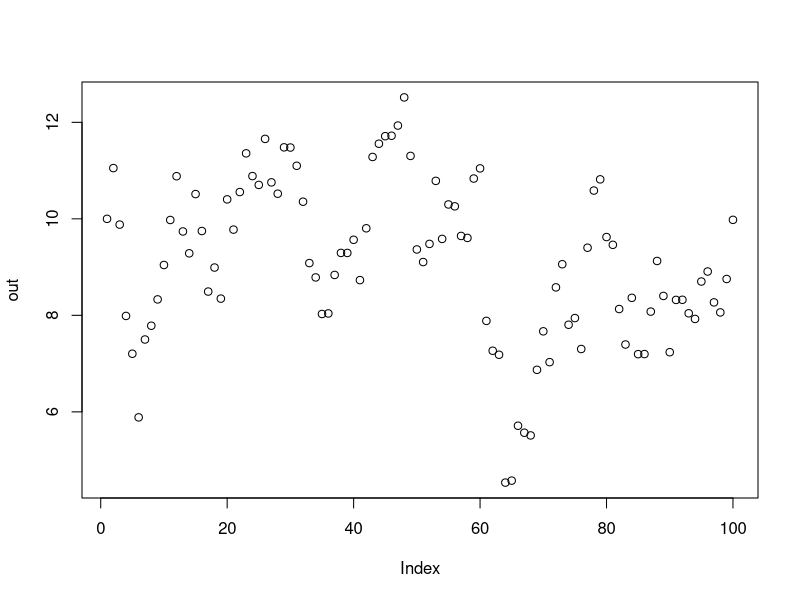
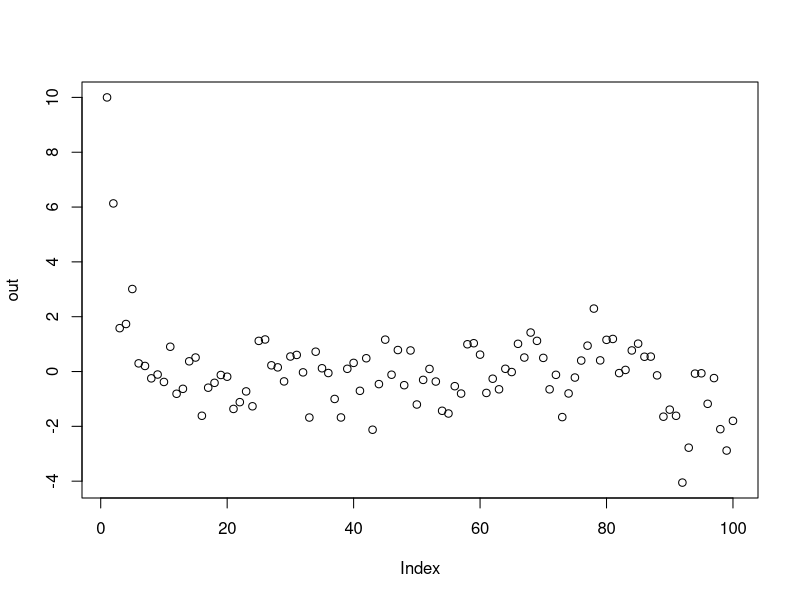
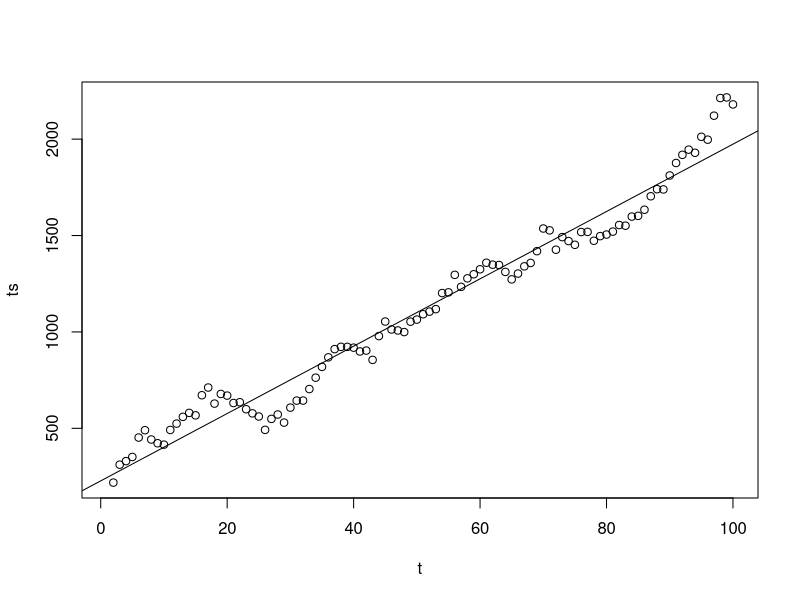
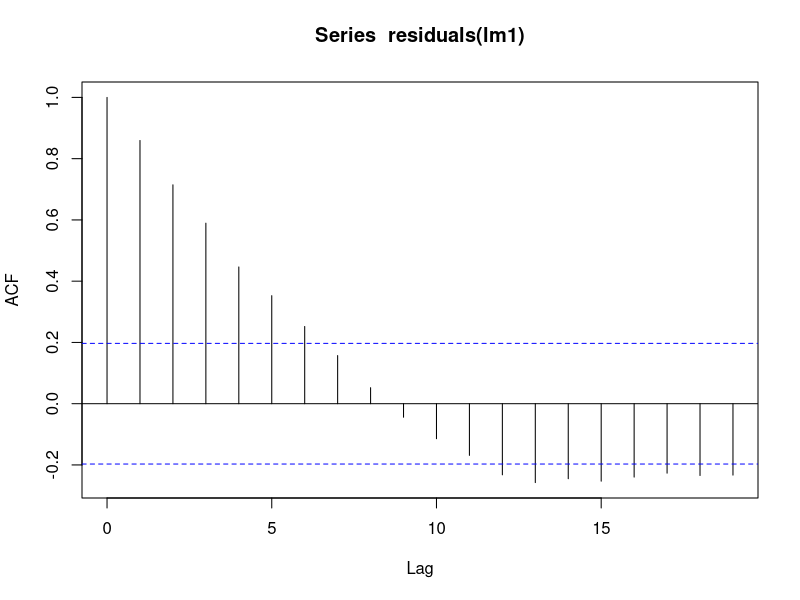
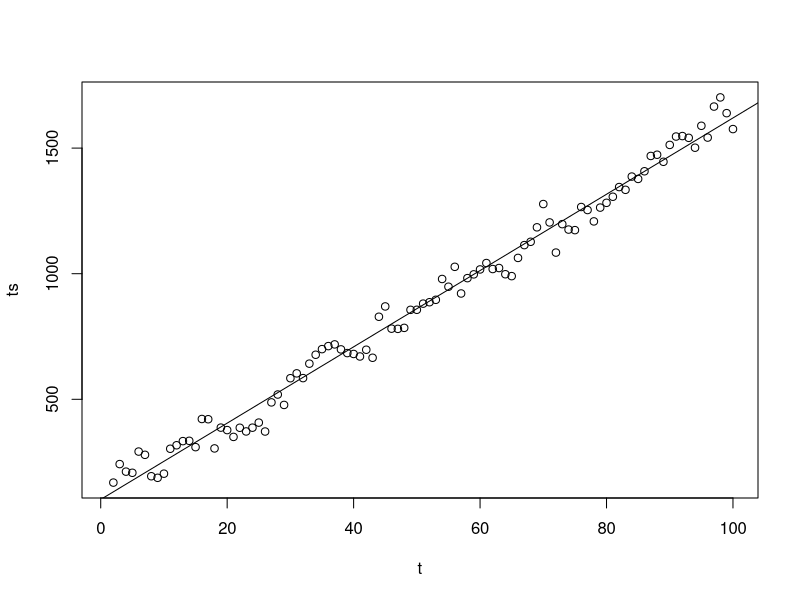
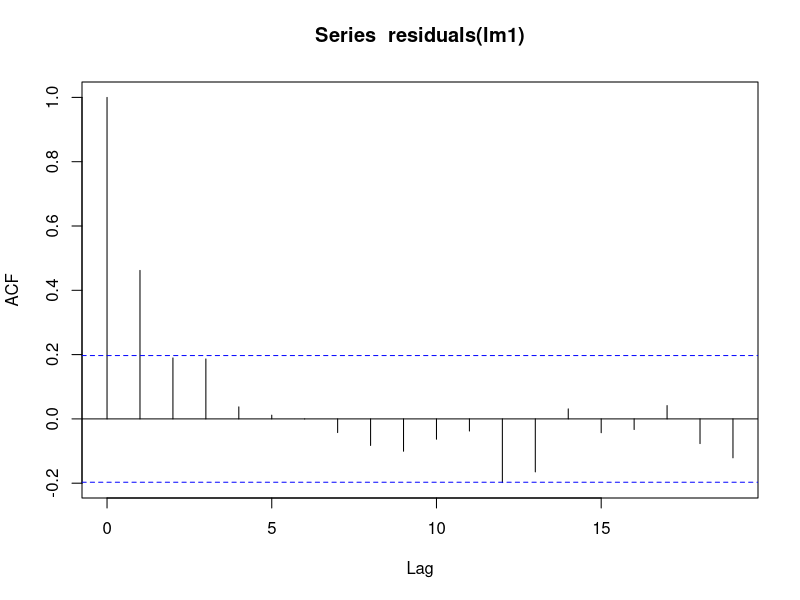

These charts were generated, in order, by the following R code:
## ---- chunk 1
knitr::opts_chunk$set(echo = TRUE, include = T)

library(tidyverse)
## ---- chunk 2

n = 100
white_noise <- rnorm(100)

out <- vector(length = n)
out[1] <- 10

for(i in 2:n){
  out[i] = out[i-1] + white_noise[i]
}

plot(out)


## ---- chunk 3

n = 100
white_noise <- rnorm(100)

out <- vector(length = n)
out[1] <- 10
phi = 0.5

for(i in 2:n){
  out[i] = phi*out[i-1] + white_noise[i]
}

plot(out)

## ---- chunk 4
set.seed(123)
n = 100
t = 1:n
sd = 50
mean_noise = 0
white_noise <- rnorm(n, mean_noise, sd)

out <- vector()
out[1] <- 100
m = 15
a0 = 100

ts <- vector()
for(i in 2:n){
  out[i] = out[i-1] + white_noise[i]
  ts[i] = a0 + m*t[i] + out[i] 
}


lm1 <- lm(ts ~ t)
summary(lm1)

plot(ts ~ t)
abline(lm1)
acf(residuals(lm1))

library(nlme)
df <- data.frame(ts = ts, t = t) %>% drop_na(ts)
gls_rw <- gls(ts ~ t, df, correlation = corAR1())
gls_rw

## ---- chunk 5
set.seed(123)
n = 100
t = 1:n
sd = 50
mean_noise = 0
white_noise <- rnorm(n, mean_noise, sd)

out <- vector()
out[1] <- 100
m = 15
a0 = 100
phi = 0.5

ts <- vector()
for(i in 2:n){
  out[i] = phi*out[i-1] + white_noise[i]
  ts[i] = a0 + m*t[i] + out[i] 
}


lm1 <- lm(ts ~ t)
summary(lm1)

plot(ts ~ t)
abline(lm1)
acf(residuals(lm1))

df <- data.frame(ts = ts, t = t) %>% drop_na(ts)
library(nlme)

gls1 <- gls(ts ~ t, df, correlation = nlme::corAR1()) 
summary(gls1)


